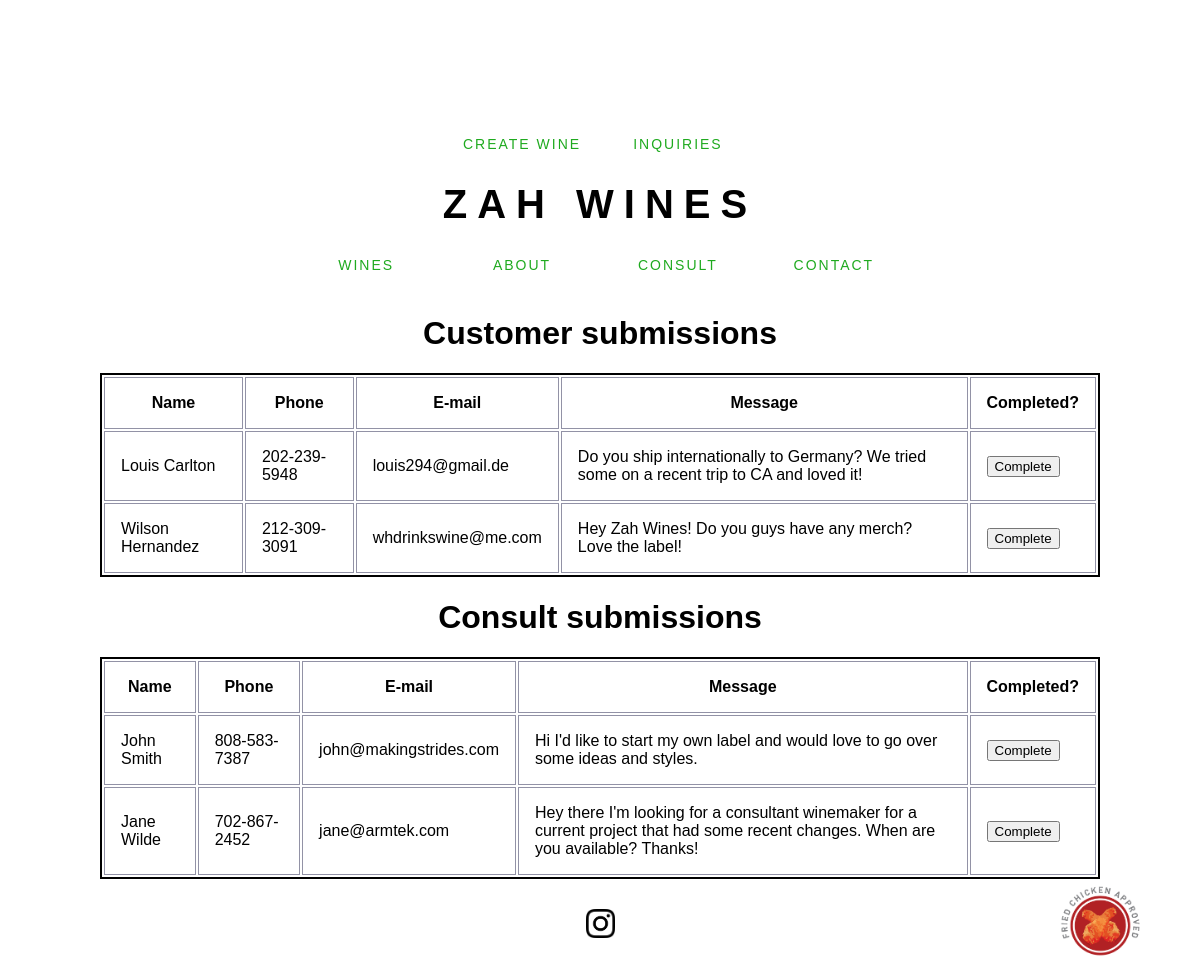
/wines/admin/inquires/ (signed in), run on an earlier commit of the app's database.
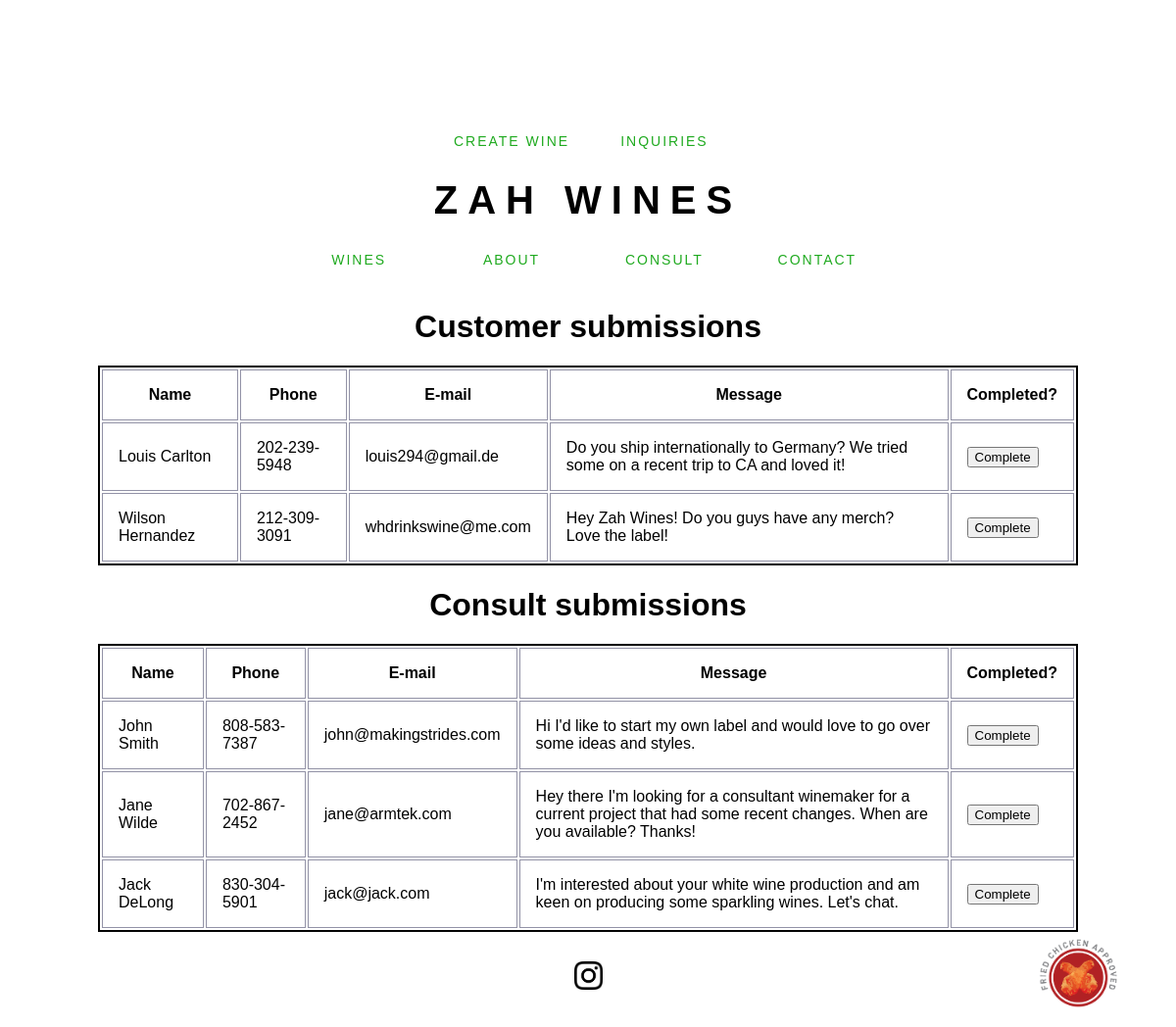
And on a later commit of the database.
### wines/models.py (models this page shows, shortened)
class Contact(models.Model):
    full_name = models.CharField(max_length=100)
    phone = models.CharField(max_length=15)
    email = models.EmailField()
    comment = models.TextField()

class Consultant(models.Model):
    full_name = models.CharField(max_length=100)
    phone = models.CharField(max_length=15)
    email = models.EmailField()
    comment = models.TextField()

### wines/views.py (the view)
# urls.py: path("admin/inquires/", InquiriesListView.as_view(), name="inquiries"),
class InquiriesListView(LoginRequiredMixin, ListView):
    model = Contact
    template_name = "admin/inquiries.html"
    context_object_name = 'contacts_list'
    queryset = Contact.objects.all()
    def get_context_data(self, **kwargs):
        context = super(InquiriesListView, self).get_context_data(**kwargs)
        context['consultants_list'] = Consultant.objects.all()
        return context

### wines/templates/admin/inquiries.html (shortened to what this page needs)
{% extends 'base.html' %}
{% load static %}
{% block content %}
    <div class='inquiry'>
        <h1>Customer submissions</h1>
       {% if contacts_list|length <= 0 %}
             <p>You have no customer messages</p>
        {% else %}
            <table>
                <thead>
                    <tr>
                        <th>Name</th>
                        <th>Phone</th>
                        <th>E-mail</th>
                        <th>Message</th>
                        <th>Completed?</th>
                    </tr>
                </thead>
                <tb>
                    {% for contact in contacts_list %}
                        <tr>
                            <td>{{ contact.full_name }}</td>
                            <td>{{ contact.phone }}</td>
                            <td>{{ contact.email }}</td>
                            <td>{{ contact.comment }}</td>
                            <td>
                                {% if task.is_completed %}
                                    done
                                {% else %}
                                    <form method="post" action="{% url 'complete_task' contact.id %}">
                                        <button>Complete</button>
                                    </form>
                                {% endif %}
                            </td>
                        </tr>
                    {% endfor %}
                </tb>
            </table>
            {% endif %}
    </div>
    <div class='inquiry'>
        <h1>Consult submissions</h1>
       {% if consultants_list|length <= 0 %}
            <p>You have no consultants messages</p>
        {% else %}
            <table>
                <thead>
                    <tr>
                        <th>Name</th>
                        <th>Phone</th>
                        <th>E-mail</th>
                        <th>Message</th>
                        <th>Completed?</th>
                    </tr>
                </thead>
                <tb>
                    {% for consult in consultants_list %}
                        <tr>
                            <td>{{ consult.full_name }}</td>
                            <td>{{ consult.phone }}</td>
                            <td>{{ consult.email }}</td>
                            <td>{{ consult.comment }}</td>
                            <td>
                                {% if task.is_completed %}
                                    done
                                {% else %}
                                    <form method="post" action="{% url 'complete_task' consult.id %}">
                                        <button>Complete</button>
                                    </form>
                                {% endif %}
                            </td>
                        </tr>
                    {% endfor %}
                </tb>
            </table>
            {% endif %}
    </div>
{% endblock content %}

What changed in the data, as far as the page shows it:
added Consultant: full_name "Jack DeLong", phone "830-304-5901", email "jack@jack.com", comment "I'm interested about your white wine production and am keen on producing some sparkling wines. Let's chat."
